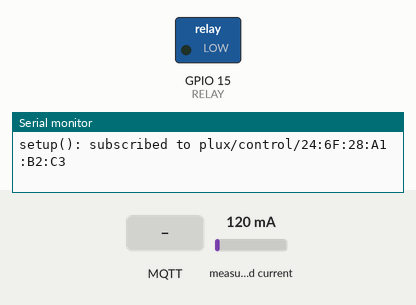
Bench run of a sketch on a simulated ESP32. Parts: switched loads named in the sketch (green lamp = pin HIGH), the last lines printed to the serial monitor. The inputs (shaded band) are chosen by the test bench; at power-on: measured current 120 mA. WiFi joins after 1.5 s; servers stay silent unless stated; the local clock reads 2024-03-15 10:24:30 at power-on unless the sketch sets it; no MQTT or app messages arrive unless stated.

Above: at 2.7 s.
2.8 s: MQTT message "1" arrives on the first subscribed topic
At 4.8 s:
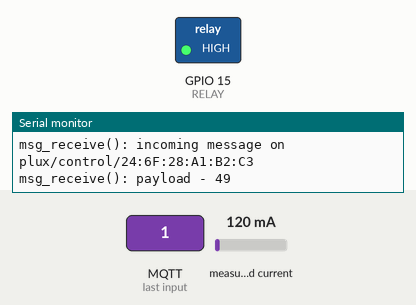
5.1 s: MQTT message "2" arrives on the first subscribed topic
At 6.8 s:
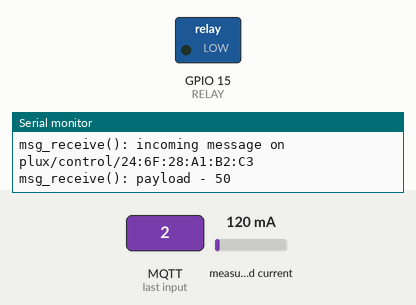
Timing chart, 0 to 8.3 s (numbered marks = the images above; inputs shaded):
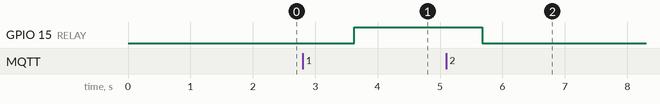

The sketch:

smart_plug_v2.ino
```cpp
#include <WiFiManager.h>
#include <WiFiClientSecure.h>
#include <PubSubClient.h>

#include "ACS712.h"
#include "time.h"
#include <stdio.h>
#include <stdlib.h>
#include <string.h>
#include <ctype.h>

// ESP32 Pins
#define CUR_SENSOR A3                 // adjust pins as necessary
#define VOLT_SENSOR A2
#define RELAY 15

// Constants
#define WALL_FREQ 60                  // US = 60hz
#define WALL_VOLT 120                 // US = 120 V
#define DELAY_MS 1000                 // adjust this to change data transmit rate
#define MAX_RETRY 30                  // adjust this to determine how many times ESP32 tries to connect to network
#define MAX_MSG 30                    // adjust this to determine max MQTT message length
#define MAC_ADDR_LEN 17               // length of MAC address in characters (includes colons)
#define MAX_TIME_LEN 20               // length of string-formatted

// Running average
#define DATA_BUFFER 4096
#define DATA_COUNT 20
int count=0;                          // track number of data points summed
float average = 0, running_total=0;   // total sum of data for averaging

// Timestamps
// source: https://randomnerdtutorials.com/epoch-unix-time-esp32-arduino/
const char* ntpServer = "pool.ntp.org";
unsigned long epochTime;
char displayTime[MAX_TIME_LEN];

// Network
String ssid         = "iPhone";                                     // SSID of network to be connected to
String password     = "yaaabruh";                                   // password of network to be connected to

// MQTT
String mqttDataTopic    = "plux/data/";                             // publishing topic for plug, will be cominbed with MAC address later
String mqttCtrlTopic    = "plux/control/";                          // subscribing topic for plug, will be cominbed with MAC address later
String mqttServer       = "mosquitto.projectplux.info";
const int   mqttPort         = 1883;                                // 1883 = insecure port, 8883 = secure port (via TLS)
String mqttUser         = "eric";
String mqttPassword     = "truong";

// Static variables
static char mqtt_msg[MAX_TIME_LEN + MAX_MSG];                                           // buffer for MQTT message (timestamp + power)
static char mac_addr[MAC_ADDR_LEN];                                                     // buffer for MAC address (48 bits/8 = 6 bytes);
String mqttDataTopicStr;                                    // buffer for data topic name
String mqttCtrlTopicStr;                                    // buffer for ctrl topic name

// Object constructors
ACS712  ACS(A2, 5.0, 4095, 66);      // call ACS712.h constructor for 30A variant
WiFiClient espClient;                // call WiFi constructor
PubSubClient client(espClient);      // call MQTT constructor
WiFiManager wm;                      // call WiFi manager constructor (source: https://dronebotworkshop.com/wifimanager/)

// Function declarations - General
static void printLocalTime();

// Function declarations - MQTT
static int mqtt_setup();
static void msg_receive(char *topic, byte* payload, unsigned int length);

/* initialization function for ESP32
 * sources: https://github.com/RobTillaart/ACS712/blob/master/examples/ACS712_20_AC/ACS712_20_AC.ino
 *          https://dronebotworkshop.com/wifimanager/
 */
void setup() {
  Serial.begin(115200);                                       // set up baud rate for debugging
  pinMode(CUR_SENSOR, INPUT);                                 // set CUR_SENSOR to input mode
  pinMode(RELAY, OUTPUT);                                     // set RELAY pin to output mode
  Serial.println(__FILE__);

  //wm.resetSettings();                                           // comment this out when not testing (reminder: IP is 192.168.4.1)
  bool res = wm.autoConnect("PLUX", "12345678");                // use WiFi manager to dynamically add SSID/password
  if (!res) {
    Serial.println("setup(): connection failed");
    return;
  } else {
    Serial.println("setup(): connection successful");
  }

  int ret = mqtt_setup();                                         // attempt MQTT server connection
  if (ret) {
    Serial.println("setup(): unable to connect to MQTT server");
    return;
  } else {
    Serial.print("setup(): publishing to ");
    Serial.println(mqttDataTopicStr);
  }

  ret = client.subscribe(mqttCtrlTopicStr.c_str(), 0);                // subscribe to MQTT control topic
  if (!ret) {
    Serial.println("setup(): unable to subscribe to MQTT server topic");
    return;
  } else {
    Serial.print("setup(): subscribed to ");
    Serial.println(mqttCtrlTopicStr);
  }

  configTime(-28800, 3600, ntpServer);                        // configure time format for display
                                                              // -28800: UTC-8
                                                              // 3600: DST offset

  ACS.autoMidPoint(1);                                        // change this value to refine accuracy
}

/* main function for power monitoring and data transmission/reception
 * sources: https://randomnerdtutorials.com/esp32-mqtt-publish-subscribe-arduino-ide/
 */
void loop() {
  float mA = ACS.mA_AC(WALL_FREQ);                                // measure AC current
  float watts = (WALL_VOLT * mA) / 1000;                        // calculate power
  client.loop();                                                // keep listening on MQTT topic


//  Serial.print("Data: ");
//  Serial.print(mA);
//  Serial.print(" | Running total:");
//  Serial.print(running_total);
//  Serial.print(" | Count:");
//  Serial.println(count);
  int r = running_average(mA);
  if (r>0){
    mA = average;
//    Serial.print("Average: ");
//    Serial.println(average);
    printLocalTime();                                             // get timestamp and place in local buffer
    sprintf(mqtt_msg, "%s, %f", displayTime, mA);                 // convert number to string in string buffer
    memset(displayTime, '\0', MAX_TIME_LEN);                      // reset time buffer

    int ret = client.publish(mqttDataTopicStr.c_str(), mqtt_msg, false);  // send power data as string to MQTT data topic
    if (!ret) {
      Serial.println("loop(): unable to publish MQTT message");
    } else {
      Serial.print("Data: ");
      Serial.print(mA);
      Serial.println(" | loop(): MQTT message published");
    }
    memset(mqtt_msg, '\0', MAX_MSG);                              // reset static buffer
  }
  delay(DELAY_MS);
}

/* helper function that gets current epoch time
 * sources: https://lastminuteengineers.com/esp32-ntp-server-date-time-tutorial/
 *          https://forum.arduino.cc/t/time-library-functions-with-esp32-core/515397/4
 */
static void printLocalTime(){
  struct tm timeinfo;
  if(!getLocalTime(&timeinfo)){
//    Serial.println("Failed to obtain time");
    return;
  }
//  Serial.print("printLocaltime(): ");
//  Serial.println(&timeinfo, "%Y-%m-%d %H:%M:%S");
  strftime(displayTime, MAX_TIME_LEN, "%Y-%m-%d %H:%M:%S", &timeinfo);
}

/* initialization of MQTT connection
 *
 */
static int mqtt_setup() {
  client.setServer(mqttServer.c_str(), mqttPort);                         // set destination server
  while (!client.connected()) {
    Serial.println("mqtt_setup(): Connecting to MQTT...");
    if (client.connect("", mqttUser.c_str(), mqttPassword.c_str())) {
      Serial.println("mqtt_setup(): client connected");
    } else {
      Serial.print("mqtt_setup(): failed with state ");           // error message, print out failure state
      Serial.println(client.state());
      delay(1000);
    }
  }
  client.setCallback(msg_receive);                                // set callback function for receiving messages

  //sprintf(mqttDataTopicStr, "%s%s", mqttDataTopic, mac_addr);     // print concatenated string to data topic buffer
  //sprintf(mqttCtrlTopicStr, "%s%s",  mqttCtrlTopic, mac_addr);    // print concatenated string to control topic buffer
  mqttDataTopicStr = mqttDataTopic + WiFi.macAddress();
  mqttCtrlTopicStr = mqttCtrlTopic + WiFi.macAddress();

  Serial.println("mqtt_stetup(): complete");
  return 0;
}

/* helper callback function for receiving messages from server
 * sources: https://pubsubclient.knolleary.net/api#callback
 *          http://www.iotsharing.com/2017/08/how-to-use-esp32-mqtts-with-mqtts-mosquitto-broker-tls-ssl.html
 */
static void msg_receive(char *topic, byte* payload, unsigned int length) {

  // print topic
  Serial.print("msg_receive(): incoming message on ");
  Serial.println(topic);

  // de-encapsulate payload
  int msg = *payload;
  Serial.print("msg_receive(): payload - ");
  Serial.println(msg);
  switch (msg) {
    case 49: // turning ON circuit (ASCII 1 == int 49)
      digitalWrite(RELAY, HIGH);
      return;
    case 50: // turning OFF circuit (ASCII 2 == 50)
      digitalWrite(RELAY, LOW);
      return;
  }
}

static int running_average(float data){
  running_total+=data;
  count++;
  if (count>=DATA_COUNT){
    // do average and reset average,count
    average = running_total/DATA_COUNT;
    running_total = 0;
    count=0;
    return 1;
  }
  return 0;
}
```

Measured:
- after the input at 2.8 s, GPIO 15 (RELAY): LOW → HIGH after 0.83 s
- after the input at 5.1 s, GPIO 15 (RELAY): HIGH → LOW after 0.57 s
